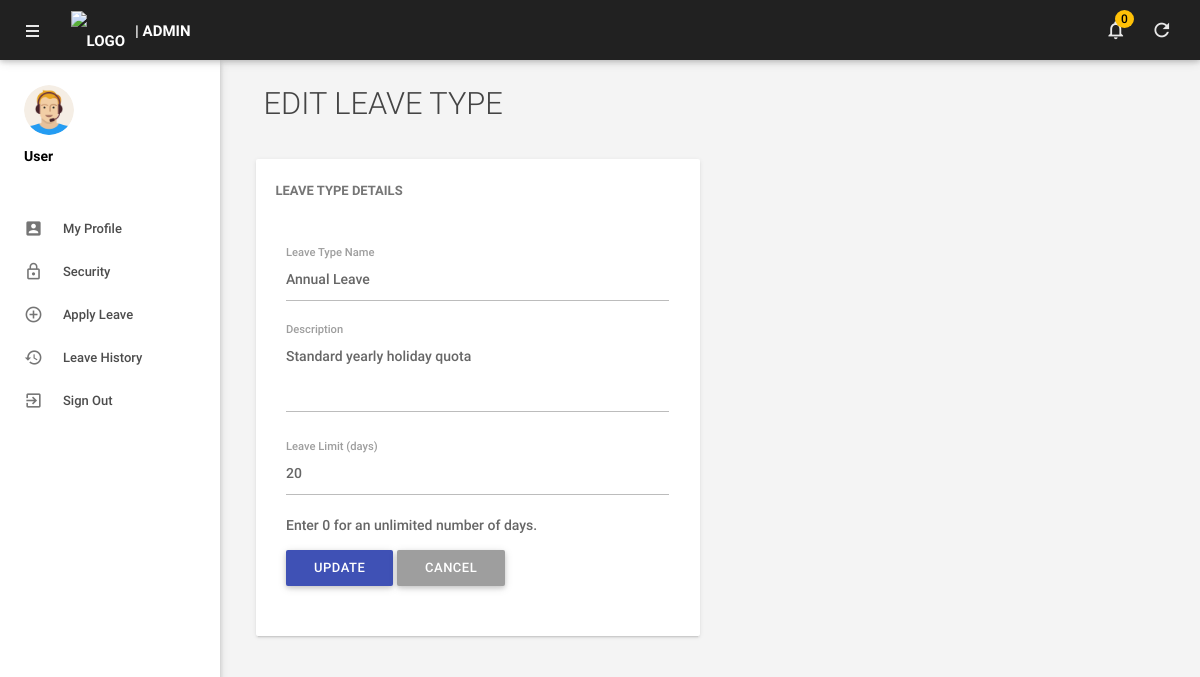
/admin/editleavetype.php?lid=1 (signed in), run on the app's committed database.
### tables this page shows
CREATE TABLE `tblleavetype` (
  `id` int(11) NOT NULL AUTO_INCREMENT,
  `LeaveType` varchar(200) NOT NULL,
  `Description` mediumtext,
  `LeaveLimit` int(11) DEFAULT 0,
  `CreationDate` timestamp NOT NULL DEFAULT CURRENT_TIMESTAMP,
  PRIMARY KEY (`id`)
);

### models/LeaveType.php (called while the page is built, shortened)
<?php
require_once(dirname(__FILE__) . '/../includes/config.php');
class LeaveType {
    private $dbh;
    public function __construct() {
        global $dbh;
        $this->dbh = $dbh;
    }
    public function findById($id) {
        $stmt = $this->dbh->prepare("SELECT * FROM tblleavetype WHERE id = ?");
        $stmt->execute([$id]);
        return $stmt->fetch(PDO::FETCH_OBJ);
    }
}

### admin/editleavetype.php (the view, shortened to what this page needs)
<?php
require_once('../controllers/LeaveTypeController.php');
require_once('../models/LeaveType.php');
$lid = intval($_GET['lid']);
$leaveTypeModel = new LeaveType();
$leaveType = $leaveTypeModel->findById($lid);
?>
<!DOCTYPE html>
<html lang="en">
<head>
    <?php include('includes/head.php'); ?>
</head>
<body>
    <?php include('includes/header.php'); ?>
    <?php include('includes/sidebar.php'); ?>
    <main class="mn-inner">
        <div class="row">
            <div class="col s12">
                <div class="page-title">Edit Leave Type</div>
            </div>
            <div class="col s12 m12 l6">
                <div class="card">
                    <div class="card-content">
                        <span class="card-title">Leave Type Details</span><br>
                        <form method="post">
                            <div class="row">
                                <div class="input-field col s12">
                                    <input id="leavetype" type="text" value="<?php echo htmlentities($leaveType->LeaveType);?>" name="leavetype" required>
                                    <label for="leavetype" class="active">Leave Type Name</label>
                                </div>
                                <div class="input-field col s12">
                                    <textarea id="description" name="description" class="materialize-textarea"><?php echo htmlentities($leaveType->Description);?></textarea>
                                    <label for="description" class="active">Description</label>
                                </div>
                                <div class="input-field col s12">
                                    <input id="limit" name="limit" type="number" min="0" value="<?php echo htmlentities($leaveType->LeaveLimit);?>" required>
                                    <label for="limit" class="active">Leave Limit (days)</label>
                                    <span class="helper-text">Enter 0 for an unlimited number of days.</span>
                                </div>
                                <div class="input-field col s12">
                                    <button type="submit" name="update" class="waves-effect waves-light btn indigo m-b-xs">UPDATE</button>
                                    <a href="manageleavetype.php" class="waves-effect waves-light btn grey m-b-xs">CANCEL</a>
                                </div>
                            </div>
                        </form>
                    </div>
                </div>
            </div>
        </div>
    </main>
</body>
</html>

### includes/head.php (style rules this page uses)
.page-title { font-weight: 300 !important; color: #444; margin-bottom: 30px; font-size: 2.2rem; }

### data on the page
tblleavetype: leavetype "Annual Leave", description "Standard yearly holiday quota", limit "20"

### other printed values
$h_title "| ADMIN"
$h_unread "0"
$sidebar_user_name "User"
